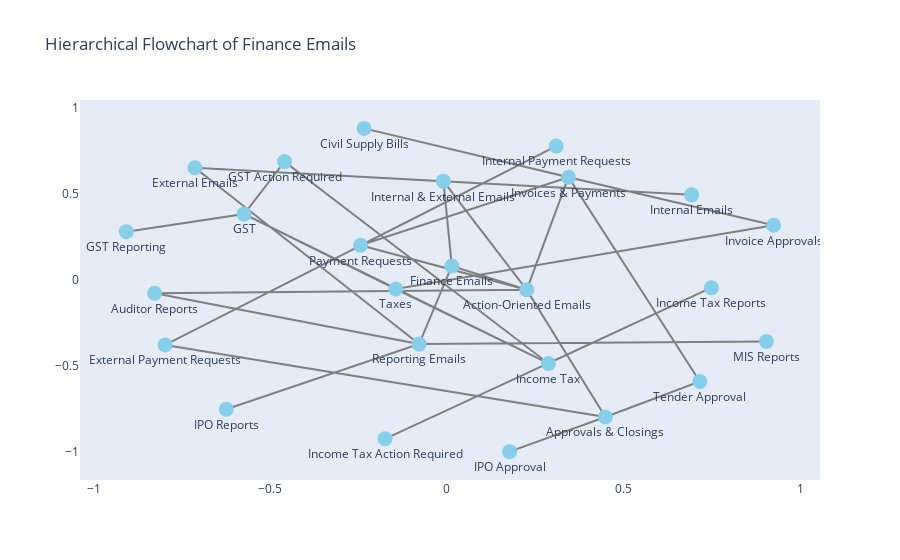

Source (notebook cell):
### Code cell
import plotly.graph_objects as go
import networkx as nx

# Define the hierarchical structure of nodes
edges = [
    ("Finance Emails", "Internal & External Emails"),
    ("Finance Emails", "Reporting Emails"),
    ("Finance Emails", "Action-Oriented Emails"),
    
    ("Internal & External Emails", "Internal Emails"),
    ("Internal & External Emails", "External Emails"),
    
    ("Reporting Emails", "MIS Reports"),
    ("Reporting Emails", "IPO Reports"),
    ("Reporting Emails", "Auditor Reports"),
    
    ("Action-Oriented Emails", "Payment Requests"),
    ("Action-Oriented Emails", "Approvals & Closings"),
    ("Action-Oriented Emails", "Invoices & Payments"),
    
    ("Payment Requests", "Internal Payment Requests"),
    ("Payment Requests", "External Payment Requests"),
    
    ("Approvals & Closings", "IPO Approval"),
    ("Approvals & Closings", "Tender Approval"),
    
    ("Invoices & Payments", "Civil Supply Bills"),
    ("Invoices & Payments", "Invoice Approvals"),
    
    ("Taxes", "GST"),
    ("Taxes", "Income Tax"),
    
    ("GST", "GST Reporting"),
    ("GST", "GST Action Required"),
    
    ("Income Tax", "Income Tax Reports"),
    ("Income Tax", "Income Tax Action Required")
]

# Create a directed graph from the edges
G = nx.DiGraph()
G.add_edges_from(edges)

# Position nodes using a hierarchical layout (Spring layout for hierarchy)
pos = nx.spring_layout(G, seed=42)

# Prepare the plot using Plotly
edge_x = []
edge_y = []
for edge in G.edges():
    x0, y0 = pos[edge[0]]
    x1, y1 = pos[edge[1]]
    edge_x.append(x0)
    edge_x.append(x1)
    edge_y.append(y0)
    edge_y.append(y1)

# Create Plotly traces for the nodes
node_x = [pos[node][0] for node in G.nodes()]
node_y = [pos[node][1] for node in G.nodes()]

# Add edge lines
fig = go.Figure()

fig.add_trace(go.Scatter(
    x=edge_x, y=edge_y,
    mode='lines',
    line=dict(width=2, color='gray'),
    hoverinfo='none'
))

# Add node markers
fig.add_trace(go.Scatter(
    x=node_x, y=node_y,
    mode='markers+text',
    text=list(G.nodes()),
    textposition="bottom center",
    marker=dict(size=15, color="skyblue"),
    hoverinfo='text'
))

# Update layout to improve aesthetics
fig.update_layout(
    title="Hierarchical Flowchart of Finance Emails",
    showlegend=False,
    hovermode='closest',
    xaxis=dict(showgrid=False, zeroline=False),
    yaxis=dict(showgrid=False, zeroline=False)
)

fig.show()

### Figure 1 — Plotly figure (JSON) as saved in the notebook; plotly's stock layout.template omitted (floating-point values rounded to 4 significant figures)
{"data": [{"hoverinfo": "none", "line": {"color": "gray", "width": 2}, "mode": "lines", "type": "scatter", "x": [0.01386, -0.01005, 0.01386, -0.07884, 0.01386, 0.2259, -0.01005, 0.6929, -0.01005, -0.7136, -0.07884, 0.9046, -0.07884, -0.6248, -0.07884, -0.8276, 0.2259, -0.2447, 0.2259, 0.4486, 0.2259, 0.3441, -0.2447, 0.3093, -0.2447, -0.7977, 0.4486, 0.1776, 0.4486, 0.7161, 0.3441, -0.2347, 0.3441, 0.925, -0.145, -0.5743, -0.145, 0.2873, -0.5743, -0.9076, -0.5743, -0.4599, 0.2873, 0.7488, 0.2873, -0.1751], "y": [0.0796, 0.5726, 0.0796, -0.3748, 0.0796, -0.059, 0.5726, 0.4928, 0.5726, 0.6502, -0.3748, -0.3593, -0.3748, -0.7534, -0.3748, -0.07913, -0.059, 0.1996, -0.059, -0.7987, -0.059, 0.5955, 0.1996, 0.7767, 0.1996, -0.3794, -0.7987, -1.0, -0.7987, -0.5916, 0.5955, 0.8794, 0.5955, 0.3166, -0.0547, 0.3812, -0.0547, -0.4873, 0.3812, 0.279, 0.3812, 0.6863, -0.4873, -0.04678, -0.4873, -0.9255]}, {"hoverinfo": "text", "marker": {"color": "skyblue", "size": 15}, "mode": "markers+text", "text": ["Finance Emails", "Internal & External Emails", "Reporting Emails", "Action-Oriented Emails", "Internal Emails", "External Emails", "MIS Reports", "IPO Reports", "Auditor Reports", "Payment Requests", "Approvals & Closings", "Invoices & Payments", "Internal Payment Requests", "External Payment Requests", "IPO Approval", "Tender Approval", "Civil Supply Bills", "Invoice Approvals", "Taxes", "GST", "Income Tax", "GST Reporting", "GST Action Required", "Income Tax Reports", "Income Tax Action Required"], "textposition": "bottom center", "type": "scatter", "x": [0.01386, -0.01005, -0.07884, 0.2259, 0.6929, -0.7136, 0.9046, -0.6248, -0.8276, -0.2447, 0.4486, 0.3441, 0.3093, -0.7977, 0.1776, 0.7161, -0.2347, 0.925, -0.145, -0.5743, 0.2873, -0.9076, -0.4599, 0.7488, -0.1751], "y": [0.0796, 0.5726, -0.3748, -0.059, 0.4928, 0.6502, -0.3593, -0.7534, -0.07913, 0.1996, -0.7987, 0.5955, 0.7767, -0.3794, -1.0, -0.5916, 0.8794, 0.3166, -0.0547, 0.3812, -0.4873, 0.279, 0.6863, -0.04678, -0.9255]}], "layout": {"hovermode": "closest", "showlegend": false, "title": {"text": "Hierarchical Flowchart of Finance Emails"}, "xaxis": {"showgrid": false, "zeroline": false}, "yaxis": {"showgrid": false, "zeroline": false}}}
